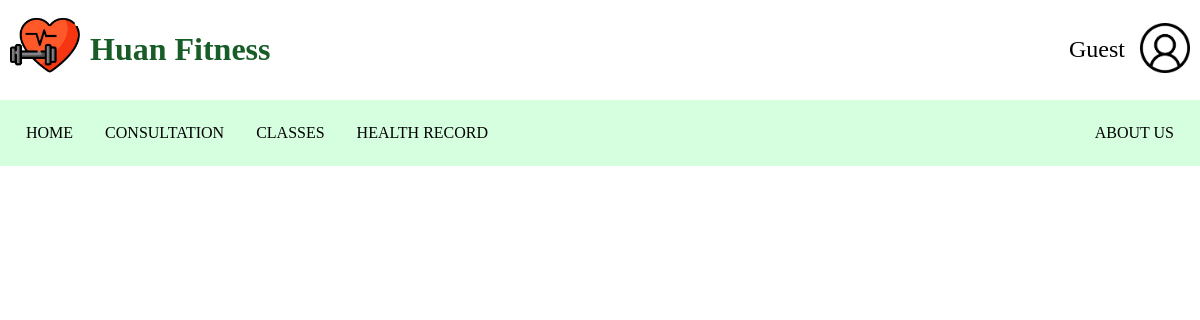
Before: /pages/consultation.php with the older database file.
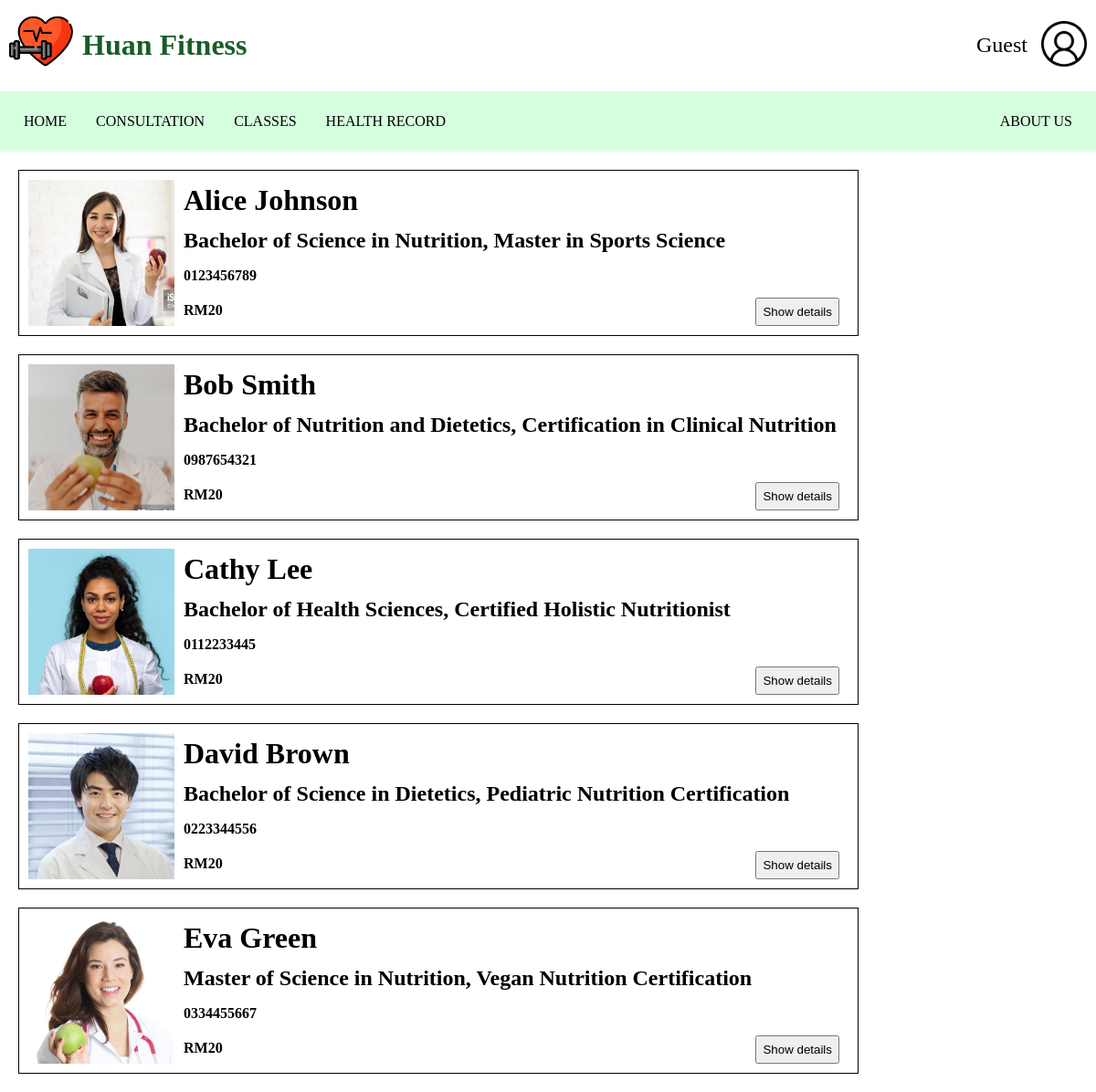
After: the same page with the newer database file.
### tables this page shows
CREATE TABLE IF NOT EXISTS Nutritionist (
    id INT(6) UNSIGNED AUTO_INCREMENT PRIMARY KEY,
    nutritionistName VARCHAR(50) NOT NULL,
    nutritonistDesc TEXT,
    nutritionistContact VARCHAR(12) NOT NULL,
    studyRecord VARCHAR(300),
    UNIQUE (nutritionistContact)
);

### components/ConsultantItem.php (the view, shortened to what this page needs)
<?php
function renderNutritionistDropdownBox($image, $name, $study, $contact, $desc, $buttonId, $popupID)
{
    echo "
    <div class='container_parent'>
        <img src='" . htmlspecialchars($image) . "' style='width: 160px;'>
        <div class='container_child'>
            <h1 style='margin: 4px 0px;'>$name</h1>
            <h2 style='margin: 4px 0px;'>$study</h2>
            <h4 style='margin: 8px 0px;'>$contact</h4>
            <h4 style='margin: 8px 0px;'>RM20</h4>
            <div style='position: absolute; bottom: 0; right: 0;'>
                <button id='$buttonId' onclick='toggleForm(\"$buttonId\", \"$popupID\")'>Show details</button>
            </div>
        </div>
        <div id='$popupID' class='popup' style='display: none;'>
            <div class='container_child'>
                <p style='margin: 8px 0px;'>$desc</p>
            </div>
            <div style='position: absolute; bottom: 5%; right: 1.5%;'>
                <div style='position: relative; width: 100%; height: 100%; background-color:blue;'> ";
    echo "
                </div>
            </div>
        </div>
    </div>
";
}
?>

### pages/consultation.php (shortened to what this page needs)
<!DOCTYPE html>
<html lang="en">
<head>
</head>
<body style="margin: 0px;">
    <?php
    include_once __DIR__ . '/../layout/header.php';
    include_once __DIR__ . '/../components/ConsultantItem.php';
    include_once __DIR__ . '/../server/connectDB.php';
    $conn->select_db('fitnessapp');
    renderHeader($conn);
    $sql = 'SELECT * FROM Nutritionist';
    $stmt = $pdo->prepare($sql);
    $stmt->execute();
    $results = $stmt->fetchAll(PDO::FETCH_ASSOC);
    $nutritionists = [];
    foreach ($results as $row) {
        $nutritionists[] = [
            'nutritionistName' => $row['nutritionistName'],
            'nutritonistDesc' => $row['nutritonistDesc'],
            'nutritionistContact' => $row['nutritionistContact'],
            'studyRecord' => $row['studyRecord'],
        ];
    }
    ?>
    <div style="width: 80%">
        <?php
        $total = 1;
        foreach ($nutritionists as $nutritionist) {
            renderNutritionistDropdownBox('../asset/image/nutritionist' . $total . '.png', $nutritionist['nutritionistName'], $nutritionist['studyRecord'], $nutritionist['nutritionistContact'], $nutritionist['nutritonistDesc'], 'button' . $total, 'popup1' . $total);
            $total++;
        }
        ?>
    </div>
</body>
</html>

### layout/header.php (shortened to what this page needs)
<?php
function renderHeader($conn)
{
    echo "
    <div class='header-container'>
        <header class='header'>
            <img src='../asset/image/fitness.png' class='logo'>
            <h1 class='header-title'>Huan Fitness</h1>
            <div class='profile-section'>";
    if (isset($_SESSION['userinput']) && $_SESSION['userinput']) {
        $sql = 'SELECT memberName FROM member WHERE email IN (?)';
        dataMapSql($sql, $conn, [$_SESSION['userinput']], $username);
        echo "<span class='username'>$username</span>";
        echo "<a href='../server/logout.php'><img src='../asset/image/logout.png' class='logout-icon'></a>";
    } else {
        echo "<span class='username'>Guest</span>";
        echo "<div class='login-icon-container'>
                <a href='../pages/form_login.php'><img src='../asset/image/user.png' class='login-icon'></a>
              </div>";
    }
    echo "
            </div>
        </header>
        <nav class='nav-menu'>
            <ul>
                <li><a class='nav-link' href='../pages/home_page.php'>HOME</a></li>
                <li><a class='nav-link' href='../pages/consultation.php'>CONSULTATION</a></li>
                <li><a class='nav-link' href='../pages/classes.php'>CLASSES</a></li>";
    if (isset($_SESSION['userinput'])) {
        echo "<li><a class='nav-link' href='../pages/health_record.php'>HEALTH RECORD</a></li>";
    } else {
        echo "<li><a class='nav-link' href='../pages/form_login.php'>HEALTH RECORD</a></li>";
    }
    echo "
                <li class='about-us'><a class='nav-link' href='../pages/about.php'>ABOUT US</a></li>
            </ul>
        </nav>
    </div>";
}
?>

### layout/header.php (style rules this page uses)
.header-container { width: 100%; position: sticky; top: 0; z-index: 10; }
.header { display: flex; padding: 10px; background-color: white; }
.logo { height: 70px; width: 70px; }
.header-title { color: #185c28; padding-left: 10px; }
.profile-section { margin: auto 0 auto auto; display: flex; align-items: center; }
.username { margin: 0 15px; font-size: 24px; }
.logout-icon, .login-icon { height: 50px; width: 50px; }
.login-icon-container { display: flex; flex-direction: column; align-items: center; }
.nav-menu { background-color: #d6ffe0; }
.nav-menu ul { display: flex; list-style-type: none; margin: 0; padding: 10px; overflow: hidden; }
.nav-link { display: flex; margin: 14px 16px; text-decoration: none; text-align: center; color: #000000; }
.about-us { margin-left: auto; }

### components/ConsultantItem.php (style rules this page uses)
.container_parent { display: flex; border: 1px solid black; position: relative; padding: 10px; margin: 20px; }
.container_child { width: 100%; position: relative; margin: 0px 10px; display: flex; flex-direction: column; justify-content: space-between; }
button { padding: 6px; }

Changed rows visible on the page:
added nutritionist: shows a picture, nutritionistName "Alice Johnson", studyRecord "Bachelor of Science in Nutrition, Master in Sports Science", nutritionistContact "0123456789"
added nutritionist: shows a picture, nutritionistName "Bob Smith", studyRecord "Bachelor of Nutrition and Dietetics, Certification in Clinical Nutrition", nutritionistContact "0987654321"
added nutritionist: shows a picture, nutritionistName "Cathy Lee", studyRecord "Bachelor of Health Sciences, Certified Holistic Nutritionist", nutritionistContact "0112233445"
added nutritionist: shows a picture, nutritionistName "David Brown", studyRecord "Bachelor of Science in Dietetics, Pediatric Nutrition Certification", nutritionistContact "0223344556"
added nutritionist: shows a picture, nutritionistName "Eva Green", studyRecord "Master of Science in Nutrition, Vegan Nutrition Certification", nutritionistContact "0334455667"
